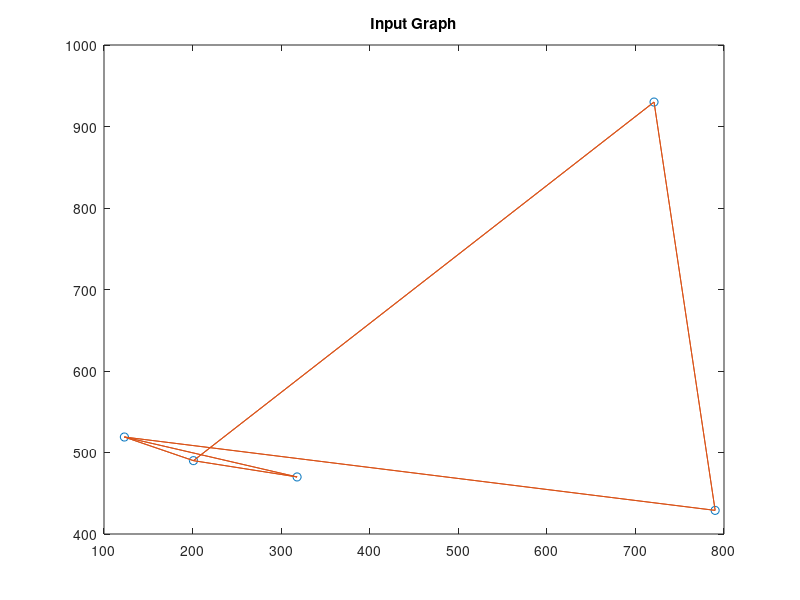

MATLAB code to generate this figure:
function model=CreateModel()
     %% Input Graph:
        N_nodes=input('Enter Number of Nodes:');
        N_Colors=input('Enter Number of Colors:');
        G=zeros(N_nodes);
        type=input('Graph Type: Custom(1) / Random(2)?');
        if type==1
            % Custom Graph:
            for i=1:N_nodes
                for j=i:N_nodes
                    if i~=j
                        connectivity=input(['Is there a link between nodes ',num2str(i),' and ',num2str(j), ' ? (0/1) : ']);
                        if connectivity==1
                            G(i,j)=1;
                            G(j,i)=1;
                        end
                    end
                end
            end
        else
            % Random Graph:
            for i=1:N_nodes
                for j=i:N_nodes
                    if i~=j
                        if rand>0.5
                            G(i,j)=1;
                            G(j,i)=1;
                        end
                    end
                end
            end
        end
        %% Drawing Graph:
        position=randsrc(2,N_nodes,1:1000); 
        figure(1),
        plot(position(1,:),position(2,:),'o');
        title('Input Graph');
        hold on
        tedadyal=0;
        for i=1:N_nodes
            for j=1:N_nodes
                if G(i,j)==1
                     line([position(1,i),position(1,j)],[position(2,i),position(2,j)]);
                     tedadyal=tedadyal+1;
                end
            end
        end
        hold off
    model.N_nodes=N_nodes;
    model.N_Colors=N_Colors;
    model.G=G;
    model.position=position;
    model.tedadyal=tedadyal/2;
end